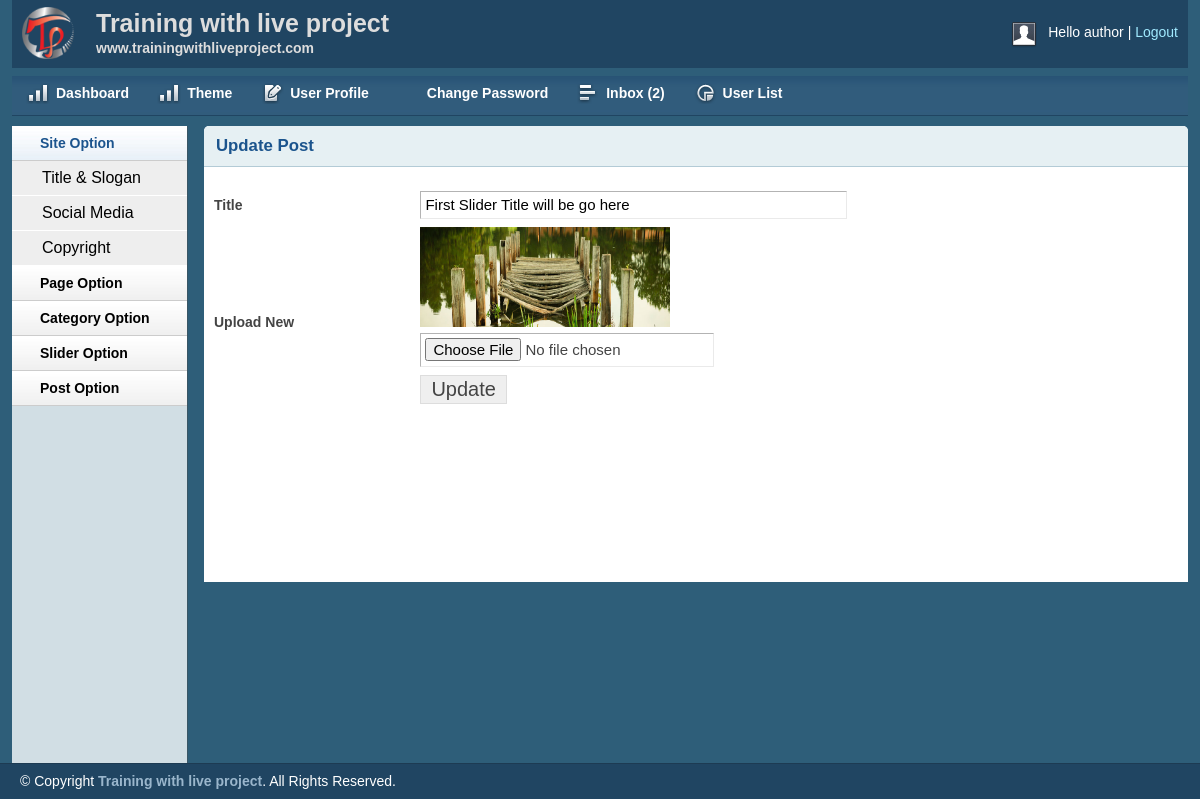
Page /admin/editslider.php?sliderid=4 (signed in) on the committed database.
### tables this page shows
CREATE TABLE `tbl_slider` (
  `id` int(11) NOT NULL,
  `title` varchar(255) NOT NULL,
  `image` varchar(255) NOT NULL
);

### lib/Database.php (called while the page is built, shortened)
<?php
Class Database{
	public $host   = DB_HOST;
	public $user   = DB_USER;
	public $pass   = DB_PASS;
	public $dbname = DB_NAME;
	public $link;
	private function connectDB(){
	$this->link = new mysqli($this->host, $this->user, $this->pass, $this->dbname);
 }
	public function select($query){
		$result = $this->link->query($query) or die($this->link->error.__LINE__);
		if($result->num_rows > 0){
			return $result;
		} else {
			return false;
		}
	}
}

### admin/editslider.php (the view, shortened to what this page needs)
<?php include 'inc/header.php'; ?>
<?php include 'inc/sidebar.php'; ?>
<?php
	if(!isset($_GET['sliderid']) || $_GET['sliderid'] == NULL){
		echo "<script>window.location = 'sliderlist.php';</script>";
	} else {
		$sliderid = $_GET['sliderid'];
	}
?>
<div class="grid_10">
	<div class="box round first grid">
		<h2>Update Post</h2>
		<div class="block">
<?php
$query = "select * from tbl_slider where id='$sliderid'";
$getslider = $db->select($query);
	while($sliderresult = $getslider->fetch_assoc()){
?>
		 <form action="" method="post" enctype="multipart/form-data">
			<table class="form">
				<tr>
					<td>
						<label>Title</label>
					</td>
					<td>
						<input type="text" name="title" value="<?php echo $sliderresult['title']; ?>" class="medium" />
					</td>
				</tr>
				<tr>
				<tr>
					<td>
						<label>Upload New</label>
					</td>
					<td>
						<img src="<?php echo $sliderresult['image'];?>" height="100px" width="250px" /></br>
						<input type="file" name="image"/>
					</td>
				</tr>
				<tr>
					<td></td>
					<td>
						<input type="submit" name="submit" Value="Update" />
					</td>
				</tr>
			</table>
			</form>
	<?php } ?>
		</div>
	</div>
<?php include 'inc/footer.php'; ?>

### admin/css/layout.css (style rules this page uses)
body { background: #fff none repeat scroll 0 0; color: #444; font-size: 14px; padding: 0; }
h1, h2, h3, h4, h5, h6 { line-height:1.2em; margin-bottom:.3em; }
h2 { margin-top:1em; }
.box { background:#fff; margin-bottom:20px; padding:10px 10px 10px 10px; margin-left:-8px; }
.box.grid { padding-bottom:40px; }
.box.round { -moz-border-radius: 5px 5px 0px 0px; -webkit-border-radius: 5px 5px 0px 0px; border-radius: 5px 5px 0px 0px; }
.box h2 { font-size:1.2em; font-weight:bold; color:#1B548D; background:#E6F0F3; margin:-10px -10px 0 -10px; padding:10px 12px; border-bottom:1px solid #B3CBD6; -moz-border-radius: 5px 5px 0px 0px; -webkit-border-radius: 5px 5px 0px 0px; border-radius: 5px 5px 0px 0px; }
.box.first { min-height: 406px; }
.block { padding-top:20px; }
table.form { width:100%; }
table.form td { padding:4px 0px; }
table.form label { font-weight:bold; }
table.form input, table.form select { font-size: 15px; padding: 4px 4px 5px 4px; border-top: 1px solid #b3b3b3; border-left: 1px solid #b3b3b3; border-right: 1px solid #eaeaea; border-bottom: 1px solid #eaeaea; }
table.form input[type="submit"] { border: 1px solid #ddd; color: #444; cursor: pointer; font-size: 20px; padding: 2px 10px; }
input.medium { width: 55%; }
.block { padding-bottom:1px; }

### rows in the picture
tbl_slider: title "First Slider Title will be go here", image (picture)

### other values in the picture
Session::get('username') "author"
$count "2"
